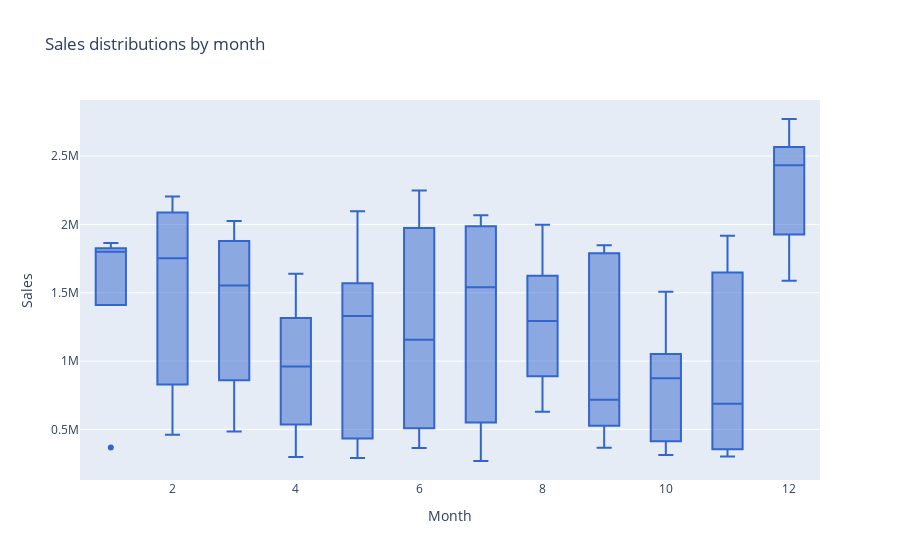

Write notebook code for a chart like this one.
### Markdown cell above
The total ammount of weekly sales seems very different across stores, it has to be a certain correlation.

### Code cell
fig = px.box(
    dataset,
    x="Month",
    y="Weekly_Sales",
    title="Sales distributions by month",
    color_discrete_sequence=[px.colors.qualitative.G10[0]]
)

fig.update_layout(
    yaxis_title="Sales",
    xaxis_title="Month"
)

fig.show()

### Figure 1 — Plotly figure (JSON) as saved in the notebook; plotly's stock layout.template omitted (floating-point values rounded to 4 significant figures; data arrays with more than 128 entries replaced by an {"elided": "..."} marker saying what was removed)
{"data": [{"alignmentgroup": "True", "hovertemplate": "Month=%{x}<br>Weekly_Sales=%{y}<extra></extra>", "legendgroup": "", "marker": {"color": "#3366CC"}, "name": "", "notched": false, "offsetgroup": "", "orientation": "v", "showlegend": false, "type": "box", "x": {"elided": "131 int values"}, "x0": " ", "xaxis": "x", "y": {"elided": "131 float values"}, "y0": " ", "yaxis": "y"}], "layout": {"boxmode": "group", "legend": {"tracegroupgap": 0}, "title": {"text": "Sales distributions by month"}, "xaxis": {"anchor": "y", "domain": [0, 1], "title": {"text": "Month"}}, "yaxis": {"anchor": "x", "domain": [0, 1], "title": {"text": "Sales"}}}}
